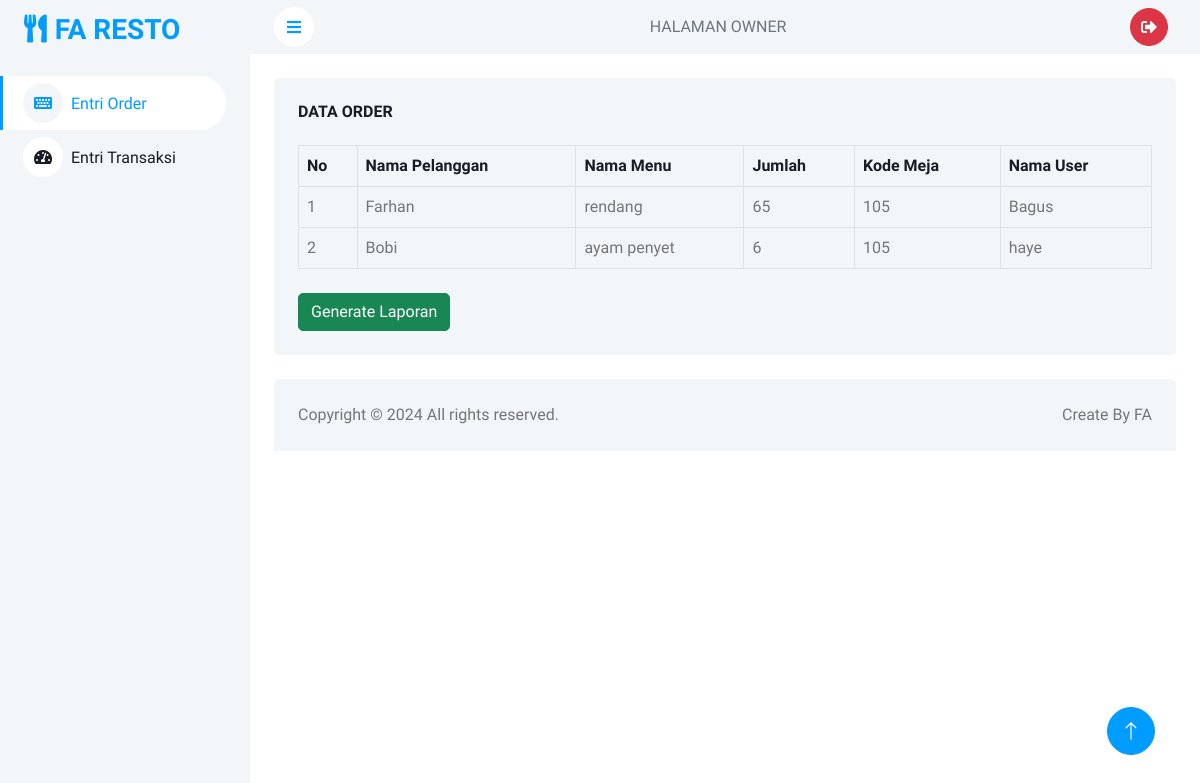
The page /owner.php on the database its author committed.
### tables this page shows
CREATE TABLE `pesanan` (
  `idPesanan` int NOT NULL,
  `idMenu` int NOT NULL,
  `idPelanggan` int NOT NULL,
  `jumlah` int NOT NULL,
  `idUser` int NOT NULL,
  `idMeja` int NOT NULL
);

CREATE TABLE `pelanggan` (
  `idPelanggan` int NOT NULL,
  `namaPelanggan` varchar(255) NOT NULL,
  `jenisKelamin` tinyint(1) NOT NULL,
  `noHp` varchar(50) NOT NULL,
  `alamat` varchar(255) NOT NULL
);

CREATE TABLE `menu` (
  `idMenu` int NOT NULL,
  `namaMenu` varchar(255) NOT NULL,
  `harga` int NOT NULL
);

CREATE TABLE `meja` (
  `idMeja` int NOT NULL,
  `kodeMeja` int NOT NULL,
  `keterangan` text NOT NULL,
  `statusMeja` tinyint(1) NOT NULL
);

CREATE TABLE `user` (
  `idUser` int NOT NULL,
  `namaUser` varchar(255) NOT NULL,
  `password` varchar(50) NOT NULL,
  `level` varchar(50) NOT NULL
);

### owner.php (the view, shortened to what this page needs)
<!DOCTYPE html>
<html lang="en">
<head>
    <link href="https://cdnjs.cloudflare.com/ajax/libs/font-awesome/5.10.0/css/all.min.css" rel="stylesheet">
    <link href="https://cdn.jsdelivr.net/npm/bootstrap-icons@1.4.1/font/bootstrap-icons.css" rel="stylesheet">
    <link href="lib/owlcarousel/assets/owl.carousel.min.css" rel="stylesheet">
    <link href="lib/tempusdominus/css/tempusdominus-bootstrap-4.min.css" rel="stylesheet" />
    <link href="css/bootstrap.min.css" rel="stylesheet">
    <link href="css/style.css" rel="stylesheet">
</head>
<body>
    <div class="container-xxl position-relative bg-white d-flex p-0">
        <div class="sidebar pe-4 pb-3">
            <nav class="navbar bg-light navbar-light">
                <a  class="navbar-brand mx-4 mb-3">
                <h3 class="text-primary"><i class="fas fa-utensils me-2"></i>FA RESTO</h3>
                </a>
                <div class="navbar-nav w-100">
                <a href="owner.php" class="nav-item nav-link active">
                            <i class="fa fa-keyboard me-2"></i>Entri Order</a>
                <a href="transaksi.php" class="nav-item nav-link ">
                        <i class="fa fa-tachometer-alt me-2"></i>Entri Transaksi</a>
                </div>
            </nav>
        </div>
        <div class="content">
            <nav class="navbar navbar-expand bg-light navbar-light sticky-top px-4 py-0">
                <a href="#" class="sidebar-toggler flex-shrink-0">
                    <i class="fa fa-bars"></i>
                </a>
                <span class="d-none d-lg-inline-flex ms-auto text-secondary">HALAMAN OWNER</span>
                <div class="navbar-nav align-items-center ms-auto">
                    <div class="nav-item dropdown">
                    <a href="#" data-bs-toggle="dropdown">
                    <div class="m-1">
                    <button type="button" class="btn btn-square btn-danger m-1">
                         <i class="fas fa-sign-out-alt"></i>
</div>
                    </div>
                </div>
            </nav>
            <div class="container-fluid pt-4 px-4">
                <div class="bg-light text-center rounded p-4">
                    <div class="d-flex align-items-center justify-content-between mb-4">
                        <h6 class="mb-0">DATA ORDER</h6>
                    </div>
                    <div class="table-responsive">
                        <table class="table text-start align-middle table-bordered table-hover mb-0">
                            <thead>
                                <tr class="text-dark">
                                    <th scope="col">No</th>
                                    <th scope="col">Nama Pelanggan</th>
                                    <th scope="col">Nama Menu</th>
                                    <th scope="col">Jumlah</th>
                                    <th scope="col">Kode Meja</th>
                                    <th scope="col">Nama User</th>
                                </tr>
                            </thead>
                            <tbody>
                    <?php
                    include 'koneksi.php';
                    $query = "SELECT * FROM pesanan";
                    $result = $koneksi->query($query);
                    if ($result && $result->num_rows > 0) {
                        $no = 1;
                        while ($row = $result->fetch_assoc()) {
                            $query_namaMenu = "SELECT namaMenu FROM menu WHERE idMenu = '" . $row['idMenu'] . "'";
                            $result_namaMenu = mysqli_query($koneksi, $query_namaMenu);
                            $row_namaMenu = mysqli_fetch_assoc($result_namaMenu);
                            $namaMenu = $row_namaMenu['namaMenu'];
                            $query_kodeMeja = "SELECT kodeMeja FROM meja WHERE idMeja = '" . $row['idMeja'] . "'";
                            $result_kodeMeja = mysqli_query($koneksi, $query_kodeMeja);
                            $row_kodeMeja = mysqli_fetch_assoc($result_kodeMeja);
                            $kodeMeja = $row_kodeMeja['kodeMeja'];
                            $query_namaPelanggan = "SELECT namaPelanggan FROM pelanggan WHERE idPelanggan = '" . $row['idPelanggan'] . "'";
                            $result_namaPelanggan = mysqli_query($koneksi, $query_namaPelanggan);
                            $row_namaPelanggan = mysqli_fetch_assoc($result_namaPelanggan);
                            $namaPelanggan = $row_namaPelanggan['namaPelanggan'];
                            $query_namaUser = "SELECT namaUser FROM user WHERE idUser = '" . $row['idUser'] . "'";
                            $result_namaUser = mysqli_query($koneksi, $query_namaUser);
                            $row_namaUser = mysqli_fetch_assoc($result_namaUser);
                            $namaUser = $row_namaUser['namaUser'];
                    ?>
                            <tr>
                            <td><?php echo $no++; ?></td>
                            <td><?php echo $namaPelanggan; ?></td>
                            <td><?php echo $namaMenu; ?></td>
                            <td><?php echo $row['jumlah']; ?></td>
                            <td><?php echo $kodeMeja; ?></td>
                            <td><?php echo $namaUser; ?></td>
                    <?php
                        }
                    } else {
                        echo "<tr><td colspan='7'>Tidak ada data yang tersedia</td></tr>";
                    }
                    ?>
               </tbody>
                </table>
                <div class="mt-4">
                <a href="cetakLaporan.php" target="_blank" class="btn btn-success float-start">Generate Laporan</a>
                </div>
                    </div>
                </div>
            </div>
            <div class="container-fluid pt-4 px-4">
                <div class="bg-light rounded-top p-4">
                    <div class="row">
                        <div class="col-12 col-sm-6 text-center text-sm-start">
                        Copyright © 2024 All rights reserved.
                        </div>
                        <div class="col-12 col-sm-6 text-center text-sm-end">
                            Create By FA
                        </div>
                    </div>
                </div>
            </div>
        </div>
        <a href="#" class="btn btn-lg btn-primary btn-lg-square back-to-top"><i class="bi bi-arrow-up"></i></a>
    </div>
</body>
</html>

### css/style.css (style rules this page uses)
:root { --primary: #009CFF; --light: #F3F6F9; --dark: #191C24; }
.back-to-top { position: fixed; display: none; right: 45px; bottom: 45px; z-index: 99; }
.btn { transition: .5s; }
.btn.btn-primary { color: #FFFFFF; }
.btn-square { width: 38px; height: 38px; }
.btn-lg-square { width: 48px; height: 48px; }
.btn-square, .btn-sm-square, .btn-lg-square { padding: 0; display: inline-flex; align-items: center; justify-content: center; font-weight: normal; border-radius: 50px; }
.sidebar { position: fixed; top: 0; left: 0; bottom: 0; width: 250px; height: 100vh; overflow-y: auto; background: var(--light); transition: 0.5s; z-index: 999; }
.content { margin-left: 250px; min-height: 100vh; background: #FFFFFF; transition: 0.5s; }
@media (min-width: 992px) { .sidebar { margin-left: 0; } }
@media (min-width: 992px) { .content { width: calc(100% - 250px); } }
.sidebar .navbar .navbar-nav .nav-link { padding: 7px 20px; color: var(--dark); font-weight: 500; border-left: 3px solid var(--light); border-radius: 0 30px 30px 0; outline: none; }
.sidebar .navbar .navbar-nav .nav-link:hover, .sidebar .navbar .navbar-nav .nav-link.active { color: var(--primary); background: #FFFFFF; border-color: var(--primary); }
.sidebar .navbar .navbar-nav .nav-link i { width: 40px; height: 40px; display: inline-flex; align-items: center; justify-content: center; background: #FFFFFF; border-radius: 40px; }
.sidebar .navbar .navbar-nav .nav-link:hover i, .sidebar .navbar .navbar-nav .nav-link.active i { background: var(--light); }
.content .navbar .sidebar-toggler, .content .navbar .navbar-nav .nav-link i { width: 40px; height: 40px; display: inline-flex; align-items: center; justify-content: center; background: #FFFFFF; border-radius: 40px; }

### rows shown on the page
pesanan: idPelanggan.namaPelanggan "Farhan", idMenu.namaMenu "rendang", jumlah "65", idMeja.kodeMeja "105", idUser.namaUser "Bagus"
pesanan: idPelanggan.namaPelanggan "Bobi", idMenu.namaMenu "ayam penyet", jumlah "6", idMeja.kodeMeja "105", idUser.namaUser "haye"
